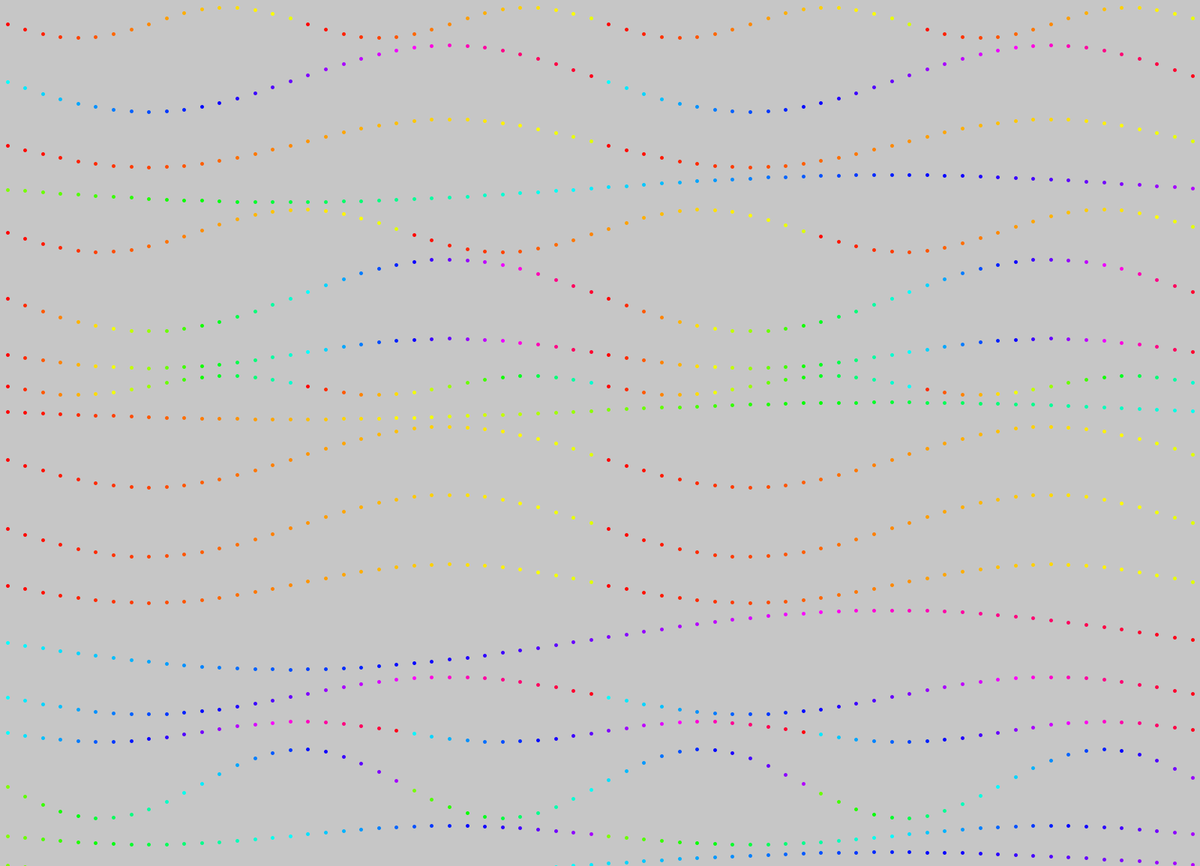
Frame 1 (no input)
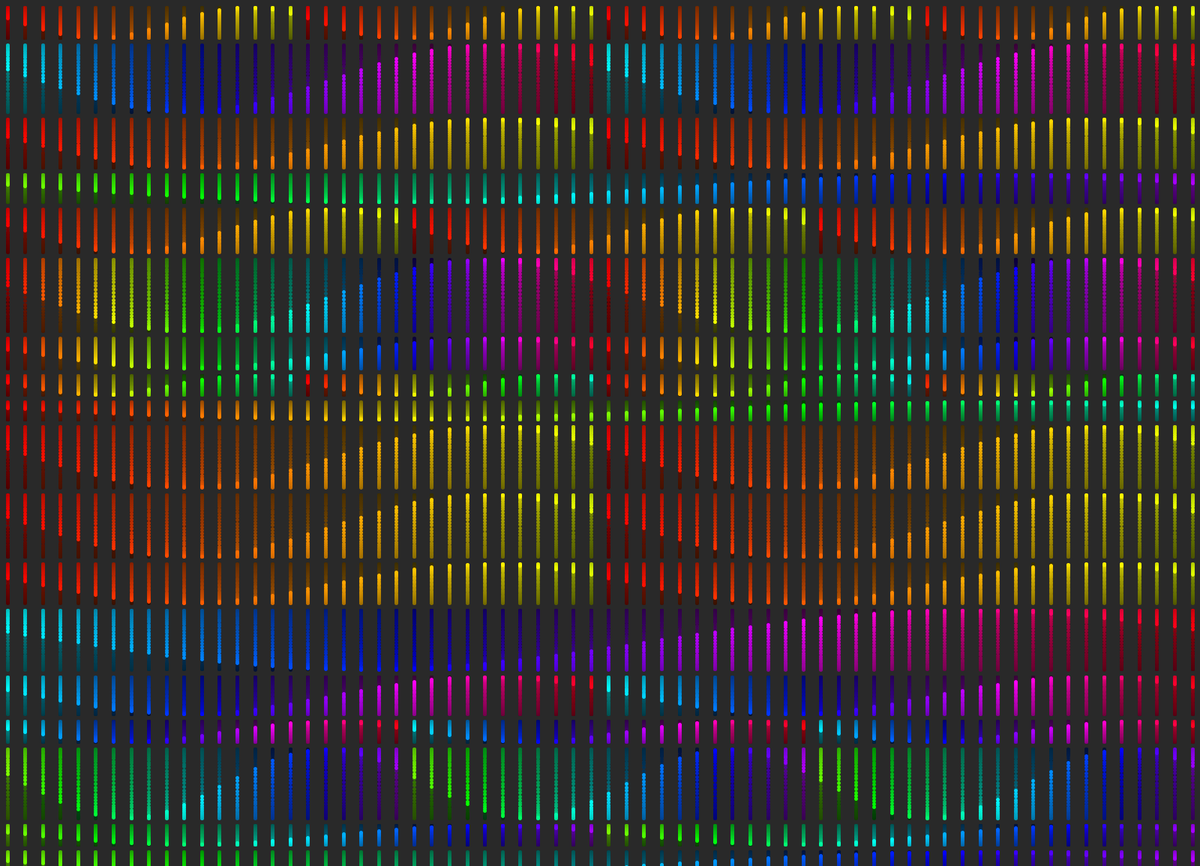
Frame 60 (the mouse pressed at the canvas centre just before this capture)
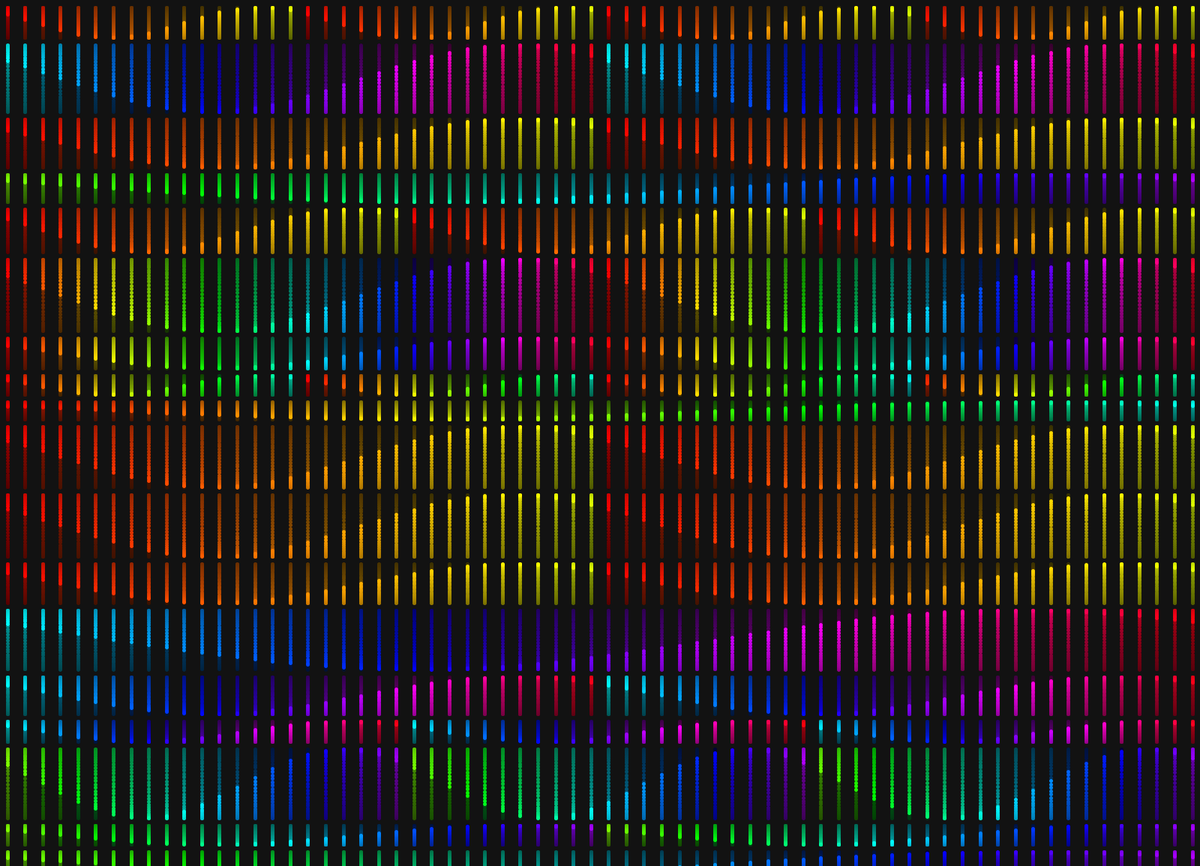
Frame 120 (the mouse held since frame 60 and released just before this capture)

The Processing sketch that drew these frames (run headless with seeded random() and noise(); from frame 60 on, the mouse is pressed at the canvas centre):

// Processing sketch: RainbowSineCurves
// ── RainbowSineCurves.pde
// Rainbow Sine Curve Visualization
// Press the 'a' key to change the background from black to white

ArrayList<Curve> curves = new ArrayList<Curve>();

float xStart = 10;
float amp = 10;
float currentY = 0;
float yBuffer = 10;
float xBuffer = 5;
boolean blackBg;

void settings() {
  size(displayWidth, displayHeight - 45);
}

void setup() {
  colorMode(HSB, 360);
  blackBg = true;
  int numPoints = (int)random(10, 100);  

  while (currentY < height) {
    amp = random(10, 50);
    Curve c = new Curve(xStart, currentY + amp + yBuffer, width - (xBuffer * 4), amp, (int)random(1, 5), numPoints);
    c.setCurveCol(getRandomColType());
    curves.add(c);
    currentY = currentY + (amp * 2) + yBuffer;
  }
}

void draw() {
  noStroke();

  if (blackBg) {
    fill(10, 10);
  } else {
    fill(360, 10);
  }

  rect(-10, -10, width+10, height+10);

  for (Curve c : curves) {
    c.moveCurve();
    c.displayCurve();
  }
}

void keyPressed() {
  if (key == 'a') {
    blackBg = !blackBg;
  }
}
// ── Curve.pde
// Rainbow Sine Curve Visualization
// Curve class

class Curve {

  float baseX;
  float baseY;
  float len;
  float curveAmp;
  int frequency;
  int numPoints;
  ArrayList<Point> points;

  Curve(float baseX, float baseY, float len, float curveAmp, int frequency) {
    this.baseX = baseX;
    this.baseY = baseY;
    this.len = len;
    this.frequency = frequency;
    this.curveAmp = curveAmp;
    this.numPoints = 30;
    points = new ArrayList<Point>();
    createPoints();
  }

  Curve(float baseX, float baseY, float len, float curveAmp, int frequency, int numPoints) {
    this.baseX = baseX;
    this.baseY = baseY;
    this.len = len;
    this.frequency = frequency;
    this.curveAmp = curveAmp;
    this.numPoints = numPoints;
    points = new ArrayList<Point>();
    createPoints();
  }

  void createPoints() {
    float pointX = baseX;
    float pointTheta = 0;

    for (int i = 0; i < numPoints; i++) {
      pointX = calculatePoint(i);
      points.add(new Point(pointX, baseY, pointTheta, curveAmp));
      pointTheta += ( (TWO_PI * frequency) / numPoints);
    }
  }

  float calculatePoint(int num) {
    float result = num * (len / (numPoints - 1)) + baseX;
    return result;
  }

  void setCurveAmp(float newAmp) {

    for (Point p : points) {
      p.setAmp(newAmp);
    }

    curveAmp = newAmp;
  }

  void moveCurve() {
    for (Point p : points) {
      p.move();
    }
  }

  void displayCurve() {
    for (Point p : points) {
      p.display();
    }
  }

  void setCurveCol(ColType type) {
    for (Point p : points) {
      p.setColor(mapColor(type, p.theta % TWO_PI, 0, TWO_PI));
    }
  }
}
// ── HSB_Color.pde
// Rainbow Sine Curve Visualization
// HSB Color Functions
// Functions for working with HSB colors
// 0-360 scale

enum ColType {
  RAINBOW, 
    SOFT, 
    WARM, 
    TOPC, 
    BOTTOMC;
};

ColType getRandomColType() {
  int rand = (int)random(1000);
  ColType choice = ColType.RAINBOW;

  switch(rand % 5) {

  case 0:
    choice = ColType.RAINBOW;
    break;

  case 1:
    choice = ColType.SOFT;
    break;

  case 2:
    choice = ColType.WARM;
    break;

  case 3:
    choice = ColType.TOPC;
    break;

  case 4:
    choice = ColType.BOTTOMC;
    break;

  default:
    choice = ColType.RAINBOW;
    break;
  }

  return choice;
}

color mapColor(ColType type, float num, float min, float max) {
  int hue = 0;

  switch (type) {

  case RAINBOW:
    hue = (int)map(num, min, max, 0, 360);
    break;

  case SOFT:
    hue = (int)map(num, min, max, 90, 285);
    break;

  case WARM:
    hue = (int)map(num, min, max, 0, 70);
    break;

  case TOPC:
    hue = (int)map(num, min, max, 180, 360);
    break;

  case BOTTOMC:
    hue = (int)map(num, min, max, 0, 180);
    break;

  default:
    break;
  }

  return color(hue, 360, 360);
}
// ── Point.pde
// Rainbow Sine Curve Visualization
// Point class

class Point {
  float baseX;
  float baseY;
  float x;
  float y;
  float theta;
  float amp;
  color col;

  Point() {
    theta = 0;
    amp = 5;
    baseX = 0;
    baseY = 0;
    x = baseX;
    y = calculateSin();
    col = color(255, 0, 0);
  }

  Point(float baseX, float baseY, float theta, color col) {
    this.theta = theta;
    amp = 50;
    this.baseX = baseX;
    this.baseY = baseY;
    x = baseX;
    y = calculateSin();
    this.col = col;
  }

  Point(float baseX, float baseY, float theta) {
    this.theta = theta;
    amp = 50;
    this.baseX = baseX;
    this.baseY = baseY;
    x = baseX;
    y = calculateSin();
    col = color(255);
  }

  Point(float baseX, float baseY, float theta, float amp) {
    this.theta = theta;
    this.amp = amp;
    this.baseX = baseX;
    this.baseY = baseY;
    x = baseX;
    y = calculateSin();
    col = color(255);
  }

  void display() {
    stroke(col);
    strokeWeight(5);
    point(x, y);
  }

  void move() {
    theta += 0.1;
    y = calculateSin();
  }

  float calculateSin() {
    return baseY + (sin(theta) * amp);
  }

  void setAmp(float newAmp) {
    amp = newAmp;
  }

  void setColor(color newCol) {
    col = newCol;
  }
}
